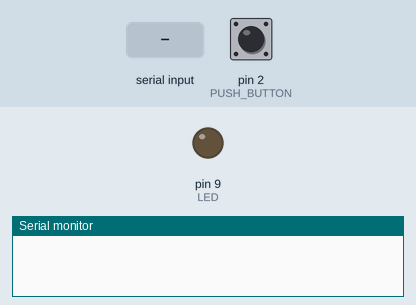
This program was run on a simulated Arduino Pro Mini, built with avr-gcc and run on an emulated ATmega328P. Parts: output pins drawn as LEDs (lit = HIGH), the last lines printed to the serial monitor. The test bench sets the inputs (shaded band); at power-on: pin 2 (PUSH_BUTTON) HIGH.

Above: at 0.8 s.
0.9 s: "1" received over the second serial link
At 1.4 s:
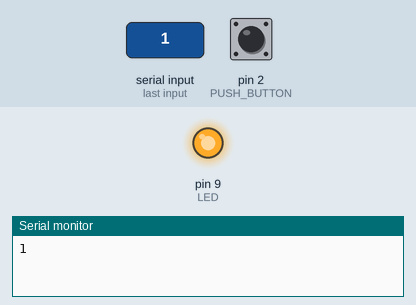
3.4 s: pin 2 (PUSH_BUTTON) pulled LOW for 0.15 s
Timing chart, 0 to 6.4 s (numbered marks = the images above; inputs shaded):
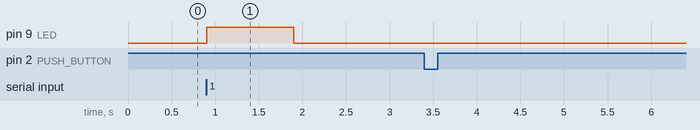

Measured:
- after the input at 0.9 s, pin 9 (LED): LOW → HIGH at once, → LOW 1.0 s later

The program:

main.cpp
```cpp
#include <Arduino.h>
#include<SoftwareSerial.h>


#define DEBUG					true
#define MAX_MSG_SIZE			128
#define HC12_TX                 10
#define HC12_RX                 11
#define LED                     9
#define PUSH_BUTTON             2
#define DEBOUNCE_TIME             500


bool hc12_msg_rcv = false;
unsigned long tic;
unsigned int counter = 0;
bool button_pressed = 0;
bool isr_started = false;

SoftwareSerial HC12(HC12_TX, HC12_RX);


void vHC12Send(const char* msg, SoftwareSerial &HC12)
{
    HC12.write(msg);
}


void vHC12Receive(char* buffer, uint16_t buffer_size, SoftwareSerial &HC12)
{
    char c;
    uint16_t i = 0;
    bool done_reading = false;

    while (HC12.available())
    {
        if(!hc12_msg_rcv)
            hc12_msg_rcv = true;

        delay(2);
        if(i == buffer_size)
        {
            done_reading = true;
        }

        c = HC12.read();

        if(!DEBUG)
        {
            Serial.print(c);
        }

        if(!done_reading)
            buffer[i++] = c;
    }

    buffer[i] = '\0';
}


void vPushButtonPressed()
{
    button_pressed = 1;
}

void concat(char str1[], char str2[], char buff[])
{
    int final_length = sizeof(str1) + sizeof(str2);
    // Serial.println(final_length);

    int i = 0, j = 0;

    while(i < final_length)
    {
        while (str1[j] != '\0')
        {
            buff[i++] = str1[j++];
        }
        j = 0;
        while (str2[j] != '\0')
        {
            buff[i++] = str2[j++];
        }
    }
    buff[i] = '\0';
}

void setup()
{
    pinMode(LED, OUTPUT);
    pinMode(PUSH_BUTTON, INPUT_PULLUP);
    attachInterrupt(digitalPinToInterrupt(PUSH_BUTTON), vPushButtonPressed, RISING);
	Serial.begin(9600);
	HC12.begin(9600);

	// delay(3000);

    char msg[MAX_MSG_SIZE], rcv_msg[MAX_MSG_SIZE];
    button_pressed = 0;
    // tic = millis();
	while (1)
	{
        // while (!bPushButtonPressed());

        if(button_pressed)
        {
            button_pressed = 0;
            counter++;

            char count[16];
            itoa(counter, count, 10);
            concat("Message count: ", count, msg);
            Serial.println(msg);
            vHC12Send(msg, HC12);
        }

		vHC12Receive(rcv_msg, MAX_MSG_SIZE, HC12);

		if(hc12_msg_rcv)
		{
            char return_msg[MAX_MSG_SIZE];
            concat("Echo ", msg, return_msg);
            Serial.println(rcv_msg);

            if(!strcmp(return_msg, rcv_msg))
            {
                digitalWrite(LED, HIGH);
                delay(250);
                digitalWrite(LED, LOW);
                delay(250);
                digitalWrite(LED, HIGH);
                delay(250);
                digitalWrite(LED, LOW);
                delay(250);
            }
            else
            {
                digitalWrite(LED, HIGH);
                delay(1000);
                digitalWrite(LED, LOW);
            }
			hc12_msg_rcv = false;

            // delay(500);
            // vHC12Send("Echo ", HC12);
            // vHC12Send(msg, HC12);
		}
	}

}


void loop()
{

}
```
